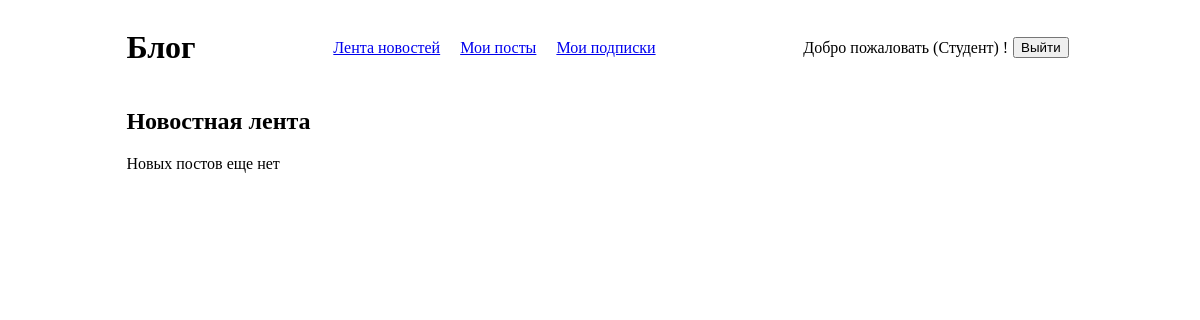
Page /subscribers/news-feed/ (signed in) on the earlier database version.
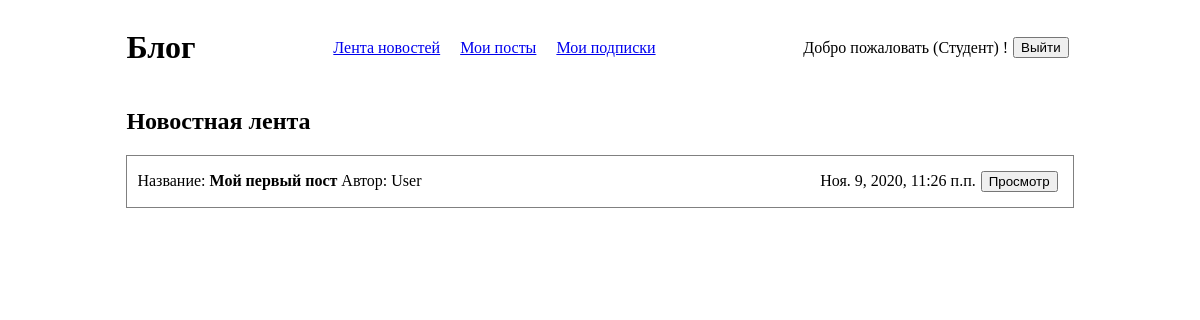
Same page on the later database version.
### posts/models.py (models this page shows, shortened)
class Post(models.Model):
    author = models.ForeignKey(
        User,
        on_delete=models.CASCADE,
        verbose_name='Автор')
    title = models.CharField('Заголовок', max_length=150)
    content = models.TextField('Текст', max_length=10000)
    date = models.DateTimeField('Дата публикации', auto_now_add=True)
    users_read = models.ManyToManyField(
        User,
        related_name='post_read',
        blank=True,
        verbose_name='Пост читали')
    class Meta:
        ordering = ['-date']
        verbose_name = ('Пост пользователя')
        verbose_name_plural = ('Посты пользователей')

### subscribers/views.py (the view)
# urls.py: path('news-feed/', NewsFeedView.as_view(), name='news')
class NewsFeedView(LoginRequiredMixin, TemplateView):
    template_name = 'subscribers/news_feed.html'
    def get_context_data(self):
        context = super().get_context_data()
        post = Post.objects.exclude(author=self.request.user)
        subscriber_ids = self.request.user.signer.values_list(
            'user_id', flat=True)
        if subscriber_ids:
            post = post.filter(author_id__in=subscriber_ids)
        post = post[:20]
        context['news_feed'] = post
        return context

### templates/subscribers/news_feed.html (shortened to what this page needs)
{% extends 'user/main.html' %}
{% block content %}
	<h2>Новостная лента</h2>
	{% if news_feed %}
		{% for post in news_feed %}
		<div class="post">
			<div class="post_info">
				Название: <b>{{ post.title }}</b>
				Автор: {{ post.author }}
			</div>
			<div class="button_block">
				{{ post.date }}
				<form action="{% url 'posts:detail' pk=post.pk %}">
					<button type="submit">Просмотр</button>
				</form>
			</div>
		</div>
		{% endfor %}
	{% else %}
		<p>Новых постов еще нет</p>
	{% endif %}
{% endblock %}

Differences in the rows shown:
added Post: title "Мой первый пост", author "User", date "Ноя. 9, 2020, 11:26 п.п."
Other differences:
text no longer shown: "Новых постов еще нет"
